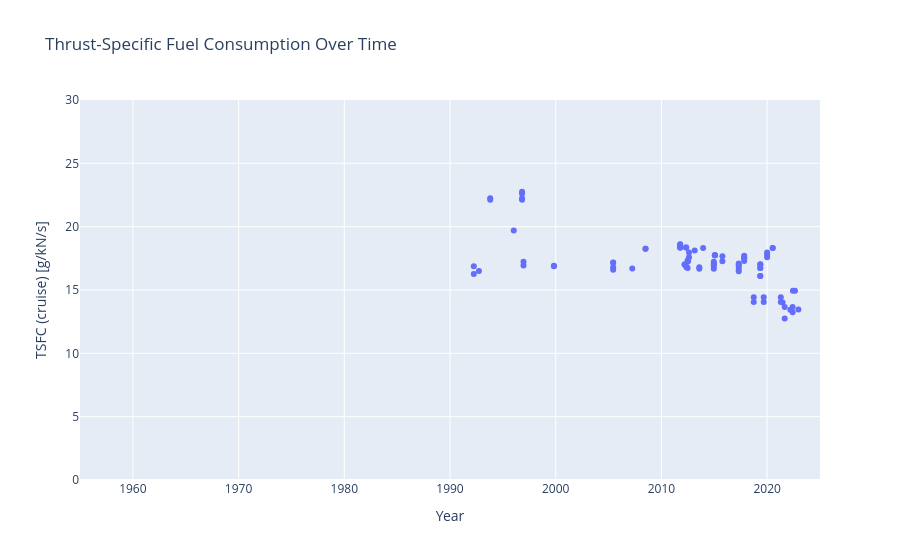

Write notebook code for a chart like this one.
### Code cell
fig = px.scatter(
    data_frame=df_with_dot, 
    x='Year', 
    y='TSFC (cruise)_magnitude', # Reference the new magnitude column by name
    hover_data=['TSFC (cruise)_hover'], # Reference the new hover column by name
    labels={
        # Create a nice label for the y-axis
        'TSFC (cruise)_magnitude': f"TSFC (cruise) [{y_units:~P}]",
        'TSFC (cruise)_hover': 'TSFC (cruise)' # Clean up the hover label
    },
    title="Thrust-Specific Fuel Consumption Over Time"
)

# 4. SET AXIS LIMITS
# Define your desired limits. For the y-axis, use the correct units for clarity.
y_min_limit = 0
y_max_limit = 30
x_min_limit = 1955
x_max_limit = 2025

# Use the .update_xaxes() and .update_yaxes() methods.
# Provide the MAGNITUDES of the limits to the 'range' argument.
fig.update_yaxes(range=[y_min_limit, y_max_limit])
fig.update_xaxes(range=[x_min_limit, x_max_limit])


fig.show()

### Figure 1 — Plotly figure (JSON) as saved in the notebook; plotly's stock layout.template omitted (floating-point values rounded to 4 significant figures; data arrays with more than 128 entries replaced by an {"elided": "..."} marker saying what was removed)
{"data": [{"customdata": {"elided": "129x1 str values"}, "hovertemplate": "Year=%{x}<br>TSFC (cruise) [g/kN/s]=%{y}<br>TSFC (cruise)=%{customdata[0]}<extra></extra>", "legendgroup": "", "marker": {"color": "#636efa", "symbol": "circle"}, "mode": "markers", "name": "", "orientation": "v", "showlegend": false, "type": "scatter", "x": {"elided": "129 float values"}, "xaxis": "x", "y": {"elided": "129 float values"}, "yaxis": "y"}], "layout": {"legend": {"tracegroupgap": 0}, "title": {"text": "Thrust-Specific Fuel Consumption Over Time"}, "xaxis": {"anchor": "y", "domain": [0, 1], "range": [1955, 2025], "title": {"text": "Year"}}, "yaxis": {"anchor": "x", "domain": [0, 1], "range": [0, 30], "title": {"text": "TSFC (cruise) [g/kN/s]"}}}}
